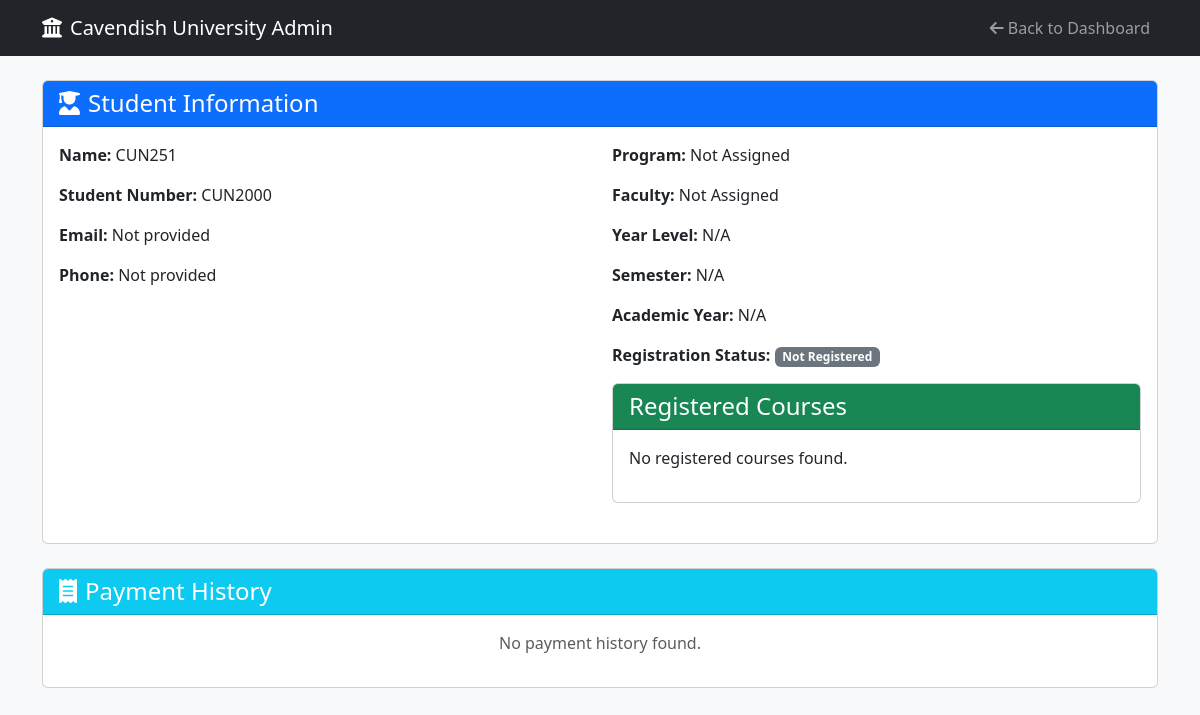
/admin/student/1 (signed in), run on the app's committed database.
### app/models.py (models this page shows, shortened)
class Student(db.Model):
    __tablename__ = "student"
    id = db.Column(db.Integer, primary_key=True)
    student_number = db.Column(db.String(20), unique=True, nullable=False)
    name = db.Column(db.String(100), nullable=False)
    email = db.Column(db.String(120), unique=True, nullable=True)
    phone = db.Column(db.String(20), nullable=True)
    program = db.Column(db.String(50), nullable=True)
    faculty = db.Column(db.String(100), nullable=True)
    intake_year = db.Column(db.Integer, nullable=True)
    year_of_study = db.Column(db.Integer, nullable=True)
    semester = db.Column(db.String(20), nullable=True)
    created_at = db.Column(db.DateTime, default=lambda: datetime.now(timezone.utc))
    user = db.relationship("User", back_populates="student_profile", uselist=False, foreign_keys=[User.student_id])
    payments = db.relationship("Payment", back_populates="student", lazy=True, cascade="all, delete-orphan")
    registrations = db.relationship("Registration", back_populates="student", lazy=True, cascade="all, delete-orphan")
    registration_slips = db.relationship("RegistrationSlip", back_populates="student", lazy=True, cascade="all, delete-orphan")

### app/routes/admin_routes.py (the view, shortened to what this page needs)
@admin_bp.route('/student/<int:student_id>')
@admin_required
def view_student_details(student_id):
    student = Student.query.get_or_404(student_id)
    payments = Payment.query.filter_by(
        student_id=student_id
    ).order_by(
        Payment.submitted_date.desc()
    ).all()
    registration_slip = RegistrationSlip.query.filter_by(
        student_id=student_id
    ).first()
    registration = StudentRegistration.query.filter_by(
        student_id=student_id
    ).order_by(
        StudentRegistration.id.desc()
    ).first()
    program = None
    faculty = None
    academic_year = None
    registered_courses = []
    return render_template(
        'admin/student_details.html',
        student=student,
        payments=payments,
        registration_slip=registration_slip,
        registration=registration,
        program=program,
        faculty=faculty,
        academic_year=academic_year,
        registered_courses=registered_courses
    )

### app/routes/admin_routes.py (called while the page is built)
def admin_required(f):
    @wraps(f)
    def decorated_function(*args, **kwargs):
        if 'user_id' not in session or session.get('role') != 'admin':
            flash("Please log in as admin to access this page.", "warning")
            return redirect(url_for('admin.admin_login'))
        return f(*args, **kwargs)
    return decorated_function

### app/templates/admin/student_details.html (shortened to what this page needs)
<!DOCTYPE html>
<html lang="en">
<head>
    <link rel="stylesheet" href="https://cdn.jsdelivr.net/npm/bootstrap@5.3.2/dist/css/bootstrap.min.css">
    <link rel="stylesheet" href="https://cdnjs.cloudflare.com/ajax/libs/font-awesome/6.4.0/css/all.min.css">
</head>
<body class="bg-light">
<nav class="navbar navbar-expand-lg navbar-dark bg-dark">
    <div class="container">
        <a class="navbar-brand" href="{{ url_for('admin.dashboard') }}">
            <i class="fas fa-university me-2"></i>Cavendish University Admin
        </a>
        <div class="navbar-nav ms-auto">
            <a class="nav-link" href="{{ url_for('admin.dashboard') }}">
                <i class="fas fa-arrow-left me-1"></i>Back to Dashboard
            </a>
        </div>
    </div>
</nav>
<div class="container mt-4">
    <div class="card mb-4">
        <div class="card-header bg-primary text-white">
            <h4 class="mb-0">
                <i class="fas fa-user-graduate me-2"></i>Student Information
            </h4>
        </div>
        <div class="card-body">
            <div class="row">
                <div class="col-md-6">
                    <p><strong>Name:</strong> {{ student.name }}</p>
                    <p><strong>Student Number:</strong> {{ student.student_number }}</p>
                    <p><strong>Email:</strong> {{ student.email or 'Not provided' }}</p>
                    <p><strong>Phone:</strong> {{ student.phone or 'Not provided' }}</p>
                </div>
                <div class="col-md-6">
                    <p>
    <strong>Program:</strong>
    {{ program.name if program else 'Not Assigned' }}
</p>
<p>
    <strong>Faculty:</strong>
    {{ faculty.name if faculty else 'Not Assigned' }}
</p>
<p>
    <strong>Year Level:</strong>
    {{ registration.year_level if registration else 'N/A' }}
</p>
<p>
    <strong>Semester:</strong>
    {{ registration.semester_type if registration else 'N/A' }}
</p>
<p>
    <strong>Academic Year:</strong>
    {{ academic_year.name if academic_year else 'N/A' }}
</p>
<p>
    <strong>Registration Status:</strong>
    {% if registration %}
        <span class="badge bg-success">
            {{ registration.payment_status }}
        </span>
    {% else %}
        <span class="badge bg-secondary">
            Not Registered
        </span>
    {% endif %}
    </p>
    <div class="card mb-4">
    <div class="card-header bg-success text-white">
        <h4 class="mb-0">
            Registered Courses
        </h4>
    </div>
    <div class="card-body">
        {% if registered_courses %}
        <table class="table table-bordered">
            <thead>
                <tr>
                    <th>Code</th>
                    <th>Course Title</th>
                </tr>
            </thead>
            <tbody>
            {% for rc in registered_courses %}
                <tr>
                    <td>{{ rc.course.code }}</td>
                    <td>{{ rc.course.title }}</td>
                </tr>
            {% endfor %}
            </tbody>
        </table>
        {% else %}
            <p>No registered courses found.</p>
        {% endif %}
    </div>
</div>
                </div>
            </div>
        </div>
    </div>
    <div class="card mb-4">
        <div class="card-header bg-info text-white">
            <h4 class="mb-0">
                <i class="fas fa-receipt me-2"></i>Payment History
            </h4>
        </div>
        <div class="card-body">
            {% if payments %}
                <div class="table-responsive">
                    <table class="table table-striped">
                        <thead>
                            <tr>
                                <th>Reference</th>
                                <th>Amount</th>
                                <th>Status</th>
                                <th>Submitted Date</th>
                                <th>Approved Date</th>
                                <th>Payment Slip</th>
                                <th>Actions</th>
                            </tr>
                        </thead>
                        <tbody>
                            {% for payment in payments %}
                            <tr>
                                <td><code>{{ payment.reference }}</code></td>
                                <td>
                                    {% if payment.amount is not none %}
                                        ZMW {{ "%.2f"|format(payment.amount) }}
                                    {% else %}
                                        <span class="text-muted">Not specified</span>
                                    {% endif %}
                                </td>
                                <td>
                                    <span class="badge
                                        {% if payment.status == 'approved' %}bg-success
                                        {% elif payment.status == 'rejected' %}bg-danger
                                        {% else %}bg-warning text-dark{% endif %}">
                                        {{ payment.status|title }}
                                    </span>
                                </td>
                                <td>{{ payment.submitted_date.strftime('%Y-%m-%d %H:%M') }}</td>
                                <td>
                                    {% if payment.approved_date %}
                                        {{ payment.approved_date.strftime('%Y-%m-%d %H:%M') }}
                                    {% else %}
                                        <span class="text-muted">N/A</span>
                                    {% endif %}
                                </td>
                                <td>
                                    {% if payment.slip_filename %}
                                        <button class="btn btn-sm btn-outline-primary view-slip"
                                                data-filename="{{ payment.slip_filename }}"
                                                data-filetype="{{ payment.slip_filename.split('.')[-1].lower() }}"
                                                data-bs-toggle="modal"
                                                data-bs-target="#slipModal">
                                            <i class="fas fa-eye me-1"></i>View Slip
                                        </button>
                                    {% else %}
                                        <span class="text-muted">No slip</span>
                                    {% endif %}
                                </td>
                                <td>
                                    {% if payment.status == 'pending' %}
                                    <div class="btn-group btn-group-sm">
                                        <a href="{{ url_for('admin.manage_payment', payment_id=payment.id, action='approve') }}"
                                           class="btn btn-outline-success" title="Approve Payment">
                                            <i class="fas fa-check"></i>
                                        </a>
                                        <a href="{{ url_for('admin.manage_payment', payment_id=payment.id, action='reject') }}"
                                           class="btn btn-outline-danger" title="Reject Payment">
                                            <i class="fas fa-times"></i>
                                        </a>
                                    </div>
                                    {% else %}
                                        <span class="text-muted">Processed</span>
                                    {% endif %}
                                </td>
                            </tr>
                            {% endfor %}
                        </tbody>
                    </table>
                </div>
            {% else %}
                <p class="text-muted text-center">No payment history found.</p>
            {% endif %}
        </div>
    </div>
</div>
</body>
</html>

### data on the page
Student: name "CUN251", student_number "CUN2000", email "Not provided", phone "Not provided"

### other printed values
{{ program.name if program else 'Not Assigned' }} "Not Assigned"
{{ faculty.name if faculty else 'Not Assigned' }} "Not Assigned"
{{ registration.year_level if registration else 'N/A' }} "N/A"
{{ registration.semester_type if registration else 'N/A' }} "N/A"
{{ academic_year.name if academic_year else 'N/A' }} "N/A"
